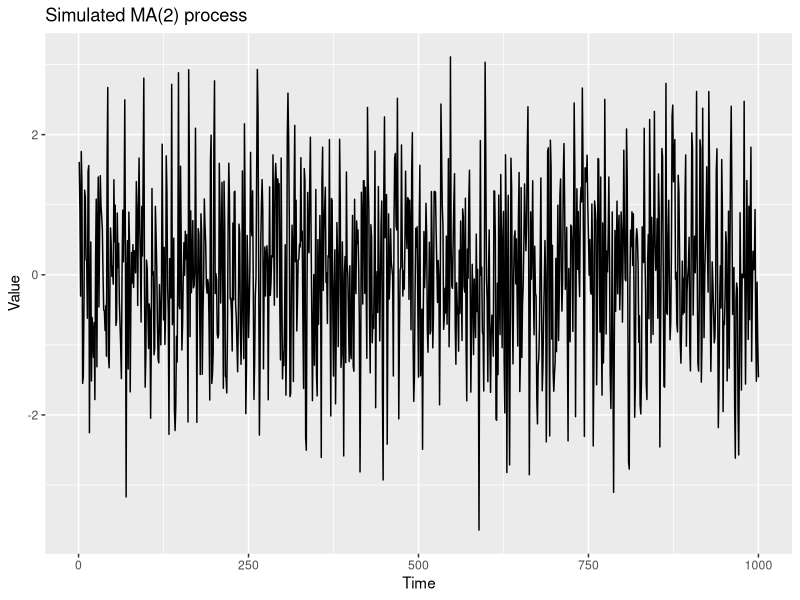

Here is the R script that generated this plot:

## =====================================================
## 1. Prepare environment & set working directory
## =====================================================

library(ggplot2)

# Set working directory (optional for RStudio users)
if (requireNamespace("rstudioapi", quietly = TRUE)) {
  setwd(dirname(rstudioapi::getActiveDocumentContext()$path))
}

## =====================================================
## 2. Define function to simulate an MA(2) process
## =====================================================

simulate_ma2 <- function(n, theta1, theta2, sigma) {
  eps <- rnorm(n + 2, sd = sigma)
  x   <- numeric(n)
  for (i in 1:n) {
    x[i] <- eps[i + 2] + theta1 * eps[i + 1] + theta2 * eps[i]
  }
  x
}

## =====================================================
## 3. Simulate MA(2) series
## =====================================================

set.seed(123)  # For reproducibility

n      <- 1000  # Length of the time series
theta1 <- 0.5   # First MA parameter
theta2 <- -0.3  # Second MA parameter
sigma  <- 1     # Standard deviation of the noise

ma2_data <- simulate_ma2(n, theta1, theta2, sigma)

df_ma2 <- data.frame(
  time  = 1:n,
  value = ma2_data
)

## =====================================================
## 4. Plot and save the simulated MA(2) series
## =====================================================

p_ma2 <- ggplot(df_ma2, aes(x = time, y = value)) +
  geom_line() +
  labs(title = "Simulated MA(2) process", x = "Time", y = "Value")

ggsave("simulated-ma2.png", plot = p_ma2, width = 6, height = 4, dpi = 300)
